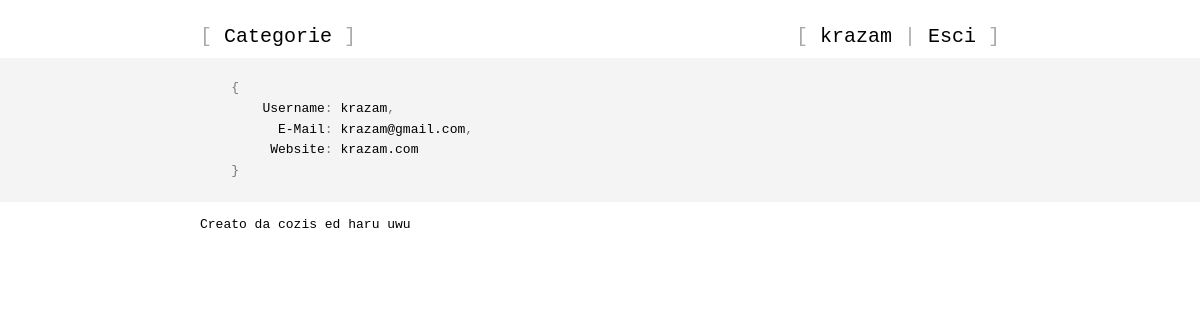
Screenshot of /users/krazam (signed in) with the database file from the repository.
### tables this page shows
CREATE TABLE User (
    username                    VARCHAR(32) PRIMARY KEY,
    password                    VARCHAR(128) NOT NULL,
    email                       VARCHAR(256) UNIQUE,
    website                     VARCHAR(512)
);

### views.py (the view)
@views.route("/users/<string:username>", methods=["GET"])
def user(username: str) -> str:
    user = dao.select_user(username)
    utils.abort_if_falsy(user, 404)
    return render_template("user.html", subject=user, user=current_user)

### app.py (called while the page is built)
def create_app(config_filename: str = "config.py") -> Flask:
    app = Flask(__name__)
    app.config.from_pyfile(config_filename)
    from auth import auth
    login_manager = LoginManager()
    login_manager.login_view = "/login"
    login_manager.init_app(app)
    @login_manager.user_loader  # type: ignore
    def load_user(username: str) -> User | None:
        return dao.select_user(username)
    from views import views
    app.register_blueprint(views, url_prefix="/")
    app.register_blueprint(auth, url_prefix="/")
    return app

### common/dao.py (called while the page is built)
def select_user(username: str) -> User | None:
    query = "SELECT username, email, website FROM User WHERE username = ?"
    rows = db.query_database(query, (username,))
    return None if not rows else User.from_dict(rows[0])

### common/db.py (called while the page is built)
def dictionarify(cursor: sqlite3.Cursor, row: tuple[Any, ...]) -> DBRow:
    return dict((cursor.description[i][0], value) for i, value in enumerate(row))

def query_database(query: str, args: tuple[Any, ...] = ()) -> list[DBRow]:
    connection = sqlite3.connect(current_app.config.get("DB_PATH"))  # type: ignore
    connection.row_factory = dictionarify
    cursor = connection.cursor()
    cursor.execute(query, args)
    rows = cursor.fetchall()
    cursor.close()
    connection.close()
    return rows

### models.py (called while the page is built)
    @staticmethod
    def from_dict(d: dict[str, str]) -> Any:
        username = d.get("username")
        password = d.get("password")
        email = d.get("email")
        website = d.get("website")
        return User(username, password, email, website)  # type: ignore

### utils.py (called while the page is built)
def abort_if_falsy(resource: Any | None, status_code: int) -> None:
    if not resource:
        abort(status_code)

### templates/user.html (shortened to what this page needs)
{% extends "base.html" %}
{% block lnav %}
    <a href="/boards">Categorie</a>
{% endblock %}
{% block main %}
<pre>
    {
        <span>Username</span>: <span>{{user.username}}</span>,
          <span>E-Mail</span>: <span>{{user.email}}</span>,
         <span>Website</span>: <span>{{user.website}}</span>
    }
</pre>
{% endblock %}

### templates/base.html (shortened to what this page needs)
<!DOCTYPE html>
<html lang="it">
    <head>
        <link
            rel="stylesheet"
            type="text/css"
            href="{{ url_for('static', filename='style.css') }}"
        />
    </head>
    <body>
        <header>
            <br />
            <nav>[
{% block lnav %}{% endblock %}
            ]</nav>
            <nav>[
{% block rnav %}
{% if user is defined and user.is_authenticated %}
                <a href="/users/{{user.username}}">{{user.username}}</a>
                |
                <a href="/logout">Esci</a>
{% else %}
                <a href="/login">Entra</a>
                |
                <a href="/signup">Iscriviti</a>
{% endif %}
{% endblock %}
            ]</nav>
        </header>
        <main>
            <div id="main-inner">
{% block main %}{% endblock %}
            </div>
        </main>
        <br />
        <footer>
            Creato da cozis ed haru uwu
        </footer>
    </body>
</html>

### static/style.css (style rules this page uses)
:root { --page-width: 800px; }
body { margin: 0; font-family: monospace; }
header, footer { max-width: var(--page-width); margin: auto; }
header { padding: 10px 0; overflow: auto; }
header nav { float: left; font-size: 20px; color: #aaa; }
header nav:last-child { float: right; }
header nav a { color: black; text-decoration: none; }
main { background: #f4f4f4; padding: 20px 0; }
main { width: 100%; }
#main-inner { margin: auto; width: var(--page-width); }

### rows the page displays
User: username "krazam", email "krazam@gmail.com", website "krazam.com"
